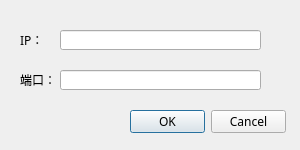
<?xml version="1.0" encoding="UTF-8"?>
<ui version="4.0">
 <class>LoginSetDialog</class>
 <widget class="QDialog" name="LoginSetDialog">
  <property name="geometry">
   <rect>
    <x>0</x>
    <y>0</y>
    <width>300</width>
    <height>150</height>
   </rect>
  </property>
  <property name="font">
   <font>
    <family>Microsoft YaHei UI</family>
   </font>
  </property>
  <property name="windowTitle">
   <string>设置</string>
  </property>
  <widget class="QLineEdit" name="lineEdit_ip">
   <property name="geometry">
    <rect>
     <x>60</x>
     <y>30</y>
     <width>201</width>
     <height>20</height>
    </rect>
   </property>
  </widget>
  <widget class="QLabel" name="label_ip">
   <property name="geometry">
    <rect>
     <x>20</x>
     <y>30</y>
     <width>31</width>
     <height>20</height>
    </rect>
   </property>
   <property name="font">
    <font>
     <family>微软雅黑</family>
    </font>
   </property>
   <property name="text">
    <string>IP：</string>
   </property>
  </widget>
  <widget class="QLabel" name="label_ip_port">
   <property name="geometry">
    <rect>
     <x>20</x>
     <y>70</y>
     <width>31</width>
     <height>20</height>
    </rect>
   </property>
   <property name="font">
    <font>
     <family>微软雅黑</family>
    </font>
   </property>
   <property name="text">
    <string>端口：</string>
   </property>
  </widget>
  <widget class="QLineEdit" name="lineEdit_port">
   <property name="geometry">
    <rect>
     <x>60</x>
     <y>70</y>
     <width>201</width>
     <height>20</height>
    </rect>
   </property>
  </widget>
  <widget class="QDialogButtonBox" name="buttonBox">
   <property name="geometry">
    <rect>
     <x>130</x>
     <y>110</y>
     <width>156</width>
     <height>23</height>
    </rect>
   </property>
   <property name="font">
    <font>
     <family>微软雅黑</family>
    </font>
   </property>
   <property name="standardButtons">
    <set>QDialogButtonBox::Cancel|QDialogButtonBox::Ok</set>
   </property>
  </widget>
 </widget>
 <resources/>
 <connections/>
</ui>
